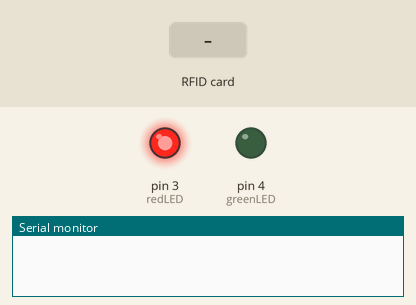
Simulated run of this sketch. Board: Arduino Uno, built with avr-gcc and run on an emulated ATmega328P. On the bench: output pins drawn as LEDs (lit = HIGH), the last lines printed to the serial monitor. Inputs (shaded band) come from the test bench. Pins used as bus, display or sensor lines are not drawn.

Above: at 1.2 s.
1.3 s: RFID card 3C 18 20 18 held to the reader
At 1.6 s:
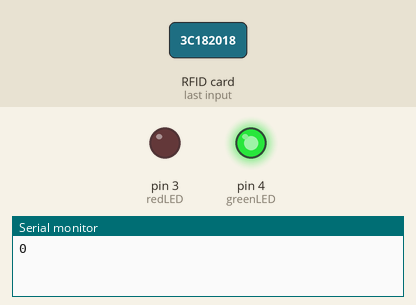
Timing chart, 0 to 4.3 s (numbered marks = the images above; inputs shaded):
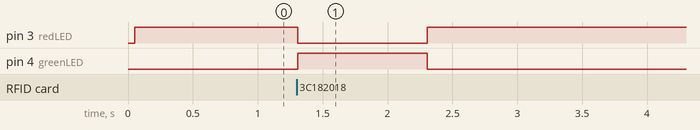

The sketch:

RFID.ino
```cpp
#include <SPI.h>
#include <MFRC522.h>

// BT assignments
#define btBaudRate 9600
#define TX 5
#define RX 6
#define redLED 3
#define greenLED 4

// RFID pin assignments
#define ssPin 10
#define rstPin 13

// Valid UID
String UID = "3C 18 20 18";

const char valid = '0';

MFRC522 rfid(ssPin, rstPin); // Create RFID object

// Method prototypes
void LEDState(bool valid);

void LEDState(bool authorized)
{
  if (authorized)
  {
    digitalWrite(redLED, LOW);
    digitalWrite(greenLED,HIGH);
  }
  else
  {
    digitalWrite(greenLED, LOW);
    digitalWrite(redLED,HIGH);
  }
}

void setup()
{
  pinMode(greenLED, OUTPUT);
  pinMode(redLED, OUTPUT);
  SPI.begin(); // Initialize SPI bus
  rfid.PCD_Init(); // Initialize RFID
  Serial.begin(9600);
}

void loop()
{
  LEDState(false);
  // Look for a new card
  if (!rfid.PICC_IsNewCardPresent())
  {
    return;
  }

  // Select one the cards
  if (!rfid.PICC_ReadCardSerial())
  {
    return;
  }

  String content= "";
  for (byte i = 0; i < rfid.uid.size; i++)
  {
    content.concat(String(rfid.uid.uidByte[i] < 0x10 ? " 0" : " "));
    content.concat(String(rfid.uid.uidByte[i], HEX));
  }
  content.toUpperCase();

  if (content.substring(1) == "3C 18 20 18")
  {
    LEDState(true);
    // Send code to HUB
    Serial.print(0);
    delay(1000);
  }
}
```

Measured:
- after the input at 1.3 s, pin 3 (redLED): HIGH → LOW at once, → HIGH 1.0 s later; pin 4 (greenLED): LOW → HIGH at once, → LOW 1.0 s later
